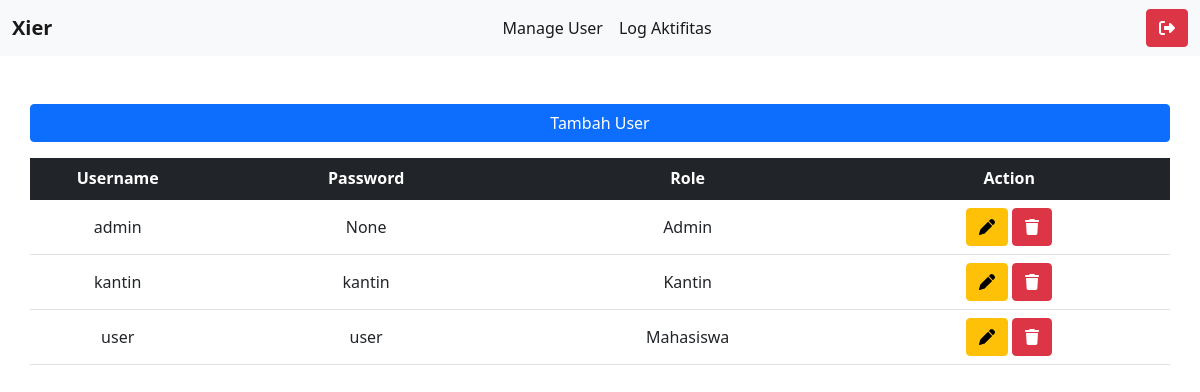
/manage-user/ (signed in), run on an earlier commit of the app's database.
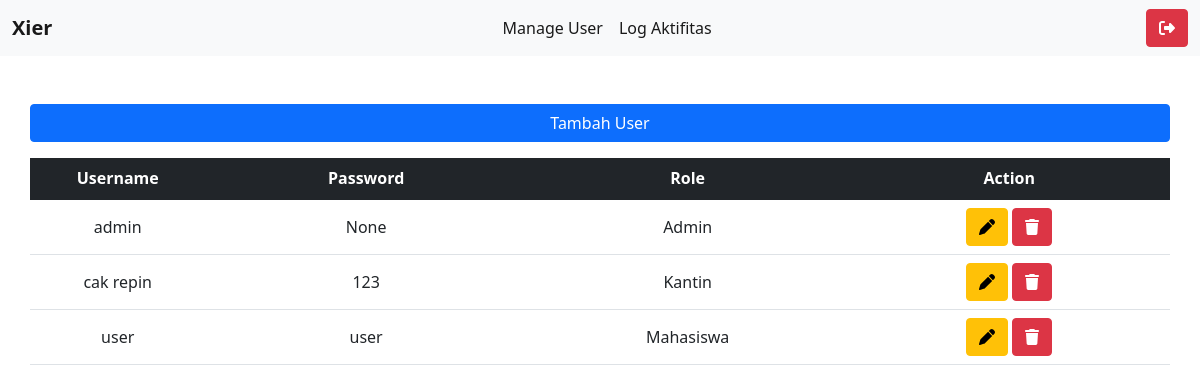
And on a later commit of the database.
### user/models.py (models this page shows)
class User(AbstractUser):
    role_list = (
        (ADMIN, 'Admin'),
        (KANTIN, 'Kantin'),
        (MAHASISWA, 'Mahasiswa')
    )
    role = models.CharField(max_length=100, choices=role_list, default=ADMIN)
    text_password = models.CharField(max_length=100, blank=True, null=True)

### user/views.py (the view)
# urls.py: path('', views.manageUser, name="manageuser"),
@login_required
def manageUser(request):
    if request.user.role != "Admin":
        return HttpResponse("Anda Bukan Admin")
    s = Session.objects.all()
    context = {
        'user' : User.objects.all()
    }
    return render(request, 'manageUser.html', context)

### templates/manageUser.html (shortened to what this page needs)
{% extends 'base.html' %}
{% block content %}
<nav class="navbar shadow navbar-expand-lg navbar-light bg-light shadow-none">
  <div class="container-fluid">
    <a class="navbar-brand fw-bold" href="#">Xier</a>
    <div class="collapse navbar-collapse" id="navbarSupportedContent">
      <ul class="navbar-nav mx-auto mb-2 mb-lg-0">
        <li class="nav-item">
          <a class="nav-link active" aria-current="page" href="{% url 'user:manageuser' %}">Manage User</a>
        </li>
        <li class="nav-item">
          <a class="nav-link active" aria-current="page" href="{% url 'logaktifitas:logaktifitas' %}">Log Aktifitas</a>
        </li>
      </ul>
      <a class="btn btn-danger shadow-none" href="{% url 'logout' %}" role="button"><i class="fa-solid fa-right-from-bracket"></i></a>
    </div>
  </div>
</nav>
<div class="d-grid gap-2 mt-5 mx-auto" style="width: 95%;">
  <button type="button" class="btn btn-primary mb-3" data-bs-toggle="modal" data-bs-target="#exampleModalPegawaiBaru">
  Tambah User
</button>
</div>
    <table class="table mx-auto" style="width: 95%;">
      <thead class="table-dark">
    <tr>
      <th scope="col" class = "text-center">Username</th>
      <th scope="col" class = "text-center">Password</th>
      <th scope="col" class = "text-center">Role</th>
      <th scope="col" class = "text-center">Action</th>
    </tr>
  </thead>
  <tbody>
      {% for p in user %}
    <tr>
      <td class = "text-center align-middle" style="width: 120px">{{p.username}}</td>
      <td class = "text-center align-middle" style="width: 220px"  >{{p.text_password}}</td>
      <td class = "text-center align-middle" style="width: 220px">{{p.role}}</td>
      <td class = "text-center align-middle" style="width: 220px">
          <button type="button" class="btn btn-warning" data-bs-toggle="modal" data-bs-target="#exampleModalUpdate-{{p.id}}"><i class="fa-solid fa-pen shadow-none"></i></button>
          <button type="button" class="btn btn-danger" data-bs-toggle="modal" data-bs-target="#exampleModalDelete-{{p.id}}"><i class="fa-solid fa-trash shadow-none"></i></button>
      </td>
      {% endfor %}
    </tr>
  </tbody>
</table>
{% endblock content %}

What changed in the data, as far as the page shows it:
removed User: username "kantin", text_password "kantin", role "Kantin"
added User: username "cak repin", text_password "123", role "Kantin"
